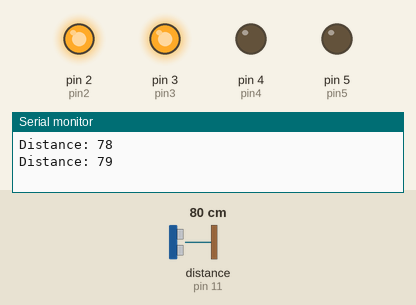
Simulated run of this sketch. Board: Arduino Uno, built with avr-gcc and run on an emulated ATmega328P. Shown: output pins drawn as LEDs (lit = HIGH), the last lines printed to the serial monitor. Wiring (inferred from the names in the program): ultrasonic range finder: trigger pin 10; echo pin 11. The inputs (shaded band) are chosen by the test bench; at power-on: distance to the obstacle (sensor on pin 11) 80 cm. The echo pulse lasts 58.3 µs per cm; pins used as bus, display or sensor lines are not drawn.

Above: at 1.8 s.
1.9 s: distance to the obstacle (sensor on pin 11) set to 56 cm
3.4 s: distance to the obstacle (sensor on pin 11) set to 48 cm
At 4.6 s:
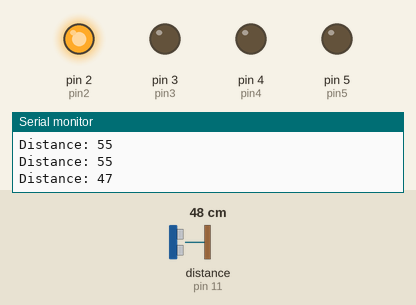
5.5 s: distance to the obstacle (sensor on pin 11) set to 120 cm
At 6.5 s:
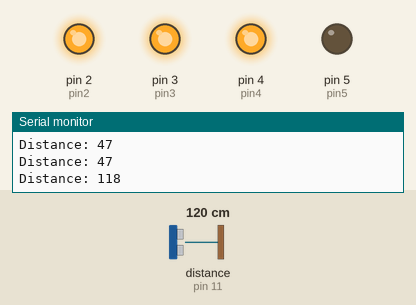
7.5 s: distance to the obstacle (sensor on pin 11) set to 197 cm
9.2 s: distance to the obstacle (sensor on pin 11) set to 207 cm
At 11.2 s:
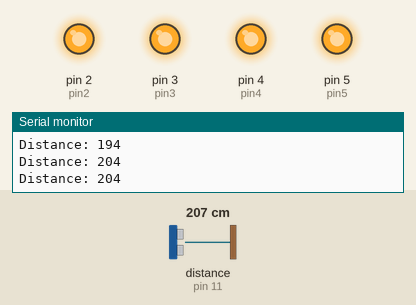
11.5 s: distance to the obstacle (sensor on pin 11) set to 2 cm
At 13.2 s:
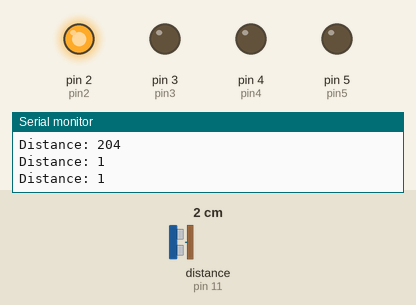
Timing chart, 0 to 14.5 s (numbered marks = the images above; inputs shaded):
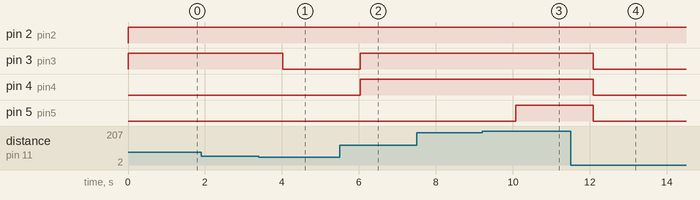

The sketch:

bd.ino
```cpp
int pin2 = 2;
int pin3 = 3;
int pin4 = 4;
int pin5 = 5;
int wait = 1000;
long duration;
int distance;

const int trigPin = 10;
const int echoPin = 11;

void setup() {
  pinMode(pin2, OUTPUT);
  pinMode(pin3, OUTPUT);
  pinMode(pin4, OUTPUT);
  pinMode(pin5, OUTPUT);
  pinMode(echoPin, INPUT);
  pinMode(trigPin, OUTPUT);
  Serial.begin(9600);
}

void loop() {
  // Trigger the ultrasonic sensor
  digitalWrite(trigPin, LOW);
  delayMicroseconds(2);
  digitalWrite(trigPin, HIGH);
  delayMicroseconds(10);
  digitalWrite(trigPin, LOW);

  // Read the echo duration
  duration = pulseIn(echoPin, HIGH);
  distance = duration * 0.034 / 2;

  Serial.print("Distance: ");
  Serial.println(distance);

  // Reset all LEDs first
  digitalWrite(pin2, LOW);
  digitalWrite(pin3, LOW);
  digitalWrite(pin4, LOW);
  digitalWrite(pin5, LOW);

  // LED logic based on distance
  if (distance < 50) {
    digitalWrite(pin2, HIGH);
    delay(wait);
  } else if (distance >= 50 && distance < 100) {
    digitalWrite(pin2, HIGH);
    digitalWrite(pin3, HIGH);
    delay(wait);
  } else if (distance >= 100 && distance < 200) {
    digitalWrite(pin2, HIGH);
    digitalWrite(pin3, HIGH);
    digitalWrite(pin4, HIGH);
    delay(wait);
  } else if (distance >= 200) {
    digitalWrite(pin2, HIGH);
    digitalWrite(pin3, HIGH);
    digitalWrite(pin4, HIGH);
    digitalWrite(pin5, HIGH);
    delay(wait);
  }
}
```

Measured:
- the behaviour switches between 51 and 50 cm on distance to the obstacle (sensor on pin 11) (found by bisection; images 0 and 1)
- the behaviour switches between 202 and 203 cm on distance to the obstacle (sensor on pin 11) (found by bisection; images 2 and 3)
- after the input at 3.4 s, pin 3 (pin3): HIGH → LOW after 0.62 s
- after the input at 5.5 s, pin 3 (pin3), pin 4 (pin4): LOW → HIGH after 0.53 s
- after the input at 9.2 s, pin 5 (pin5): LOW → HIGH after 0.88 s
- after the input at 11.5 s, pin 3 (pin3), pin 4 (pin4), pin 5 (pin5): HIGH → LOW after 0.59 s
